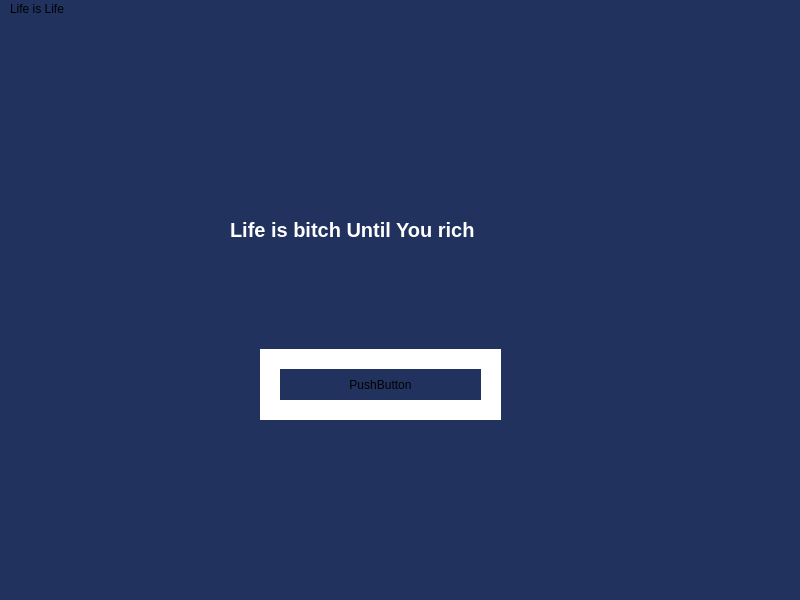
<?xml version="1.0" encoding="UTF-8"?>
<ui version="4.0">
 <class>MainWindow</class>
 <widget class="QMainWindow" name="MainWindow">
  <property name="geometry">
   <rect>
    <x>0</x>
    <y>0</y>
    <width>800</width>
    <height>600</height>
   </rect>
  </property>
  <property name="windowTitle">
   <string>MainWindow</string>
  </property>
  <property name="styleSheet">
   <string notr="true">background: #21325E;</string>
  </property>
  <widget class="QWidget" name="centralwidget">
   <widget class="QLabel" name="label">
    <property name="geometry">
     <rect>
      <x>230</x>
      <y>160</y>
      <width>321</width>
      <height>101</height>
     </rect>
    </property>
    <property name="font">
     <font>
      <pointsize>15</pointsize>
      <bold>true</bold>
     </font>
    </property>
    <property name="styleSheet">
     <string notr="true">border-color: white;
border: 10px;
color: white;</string>
    </property>
    <property name="text">
     <string>Life is bitch Until You rich</string>
    </property>
   </widget>
   <widget class="QPushButton" name="pushButton">
    <property name="geometry">
     <rect>
      <x>260</x>
      <y>330</y>
      <width>241</width>
      <height>71</height>
     </rect>
    </property>
    <property name="styleSheet">
     <string notr="true">border: 20px solid;
border-color: rgb(255, 255, 255);</string>
    </property>
    <property name="text">
     <string>PushButton</string>
    </property>
   </widget>
  </widget>
  <widget class="QStatusBar" name="statusbar"/>
  <widget class="QMenuBar" name="menubar">
   <property name="geometry">
    <rect>
     <x>0</x>
     <y>0</y>
     <width>800</width>
     <height>25</height>
    </rect>
   </property>
   <widget class="QMenu" name="menuLife_is_Life">
    <property name="title">
     <string>Life is Life</string>
    </property>
   </widget>
   <addaction name="menuLife_is_Life"/>
  </widget>
 </widget>
 <resources/>
 <connections/>
</ui>
